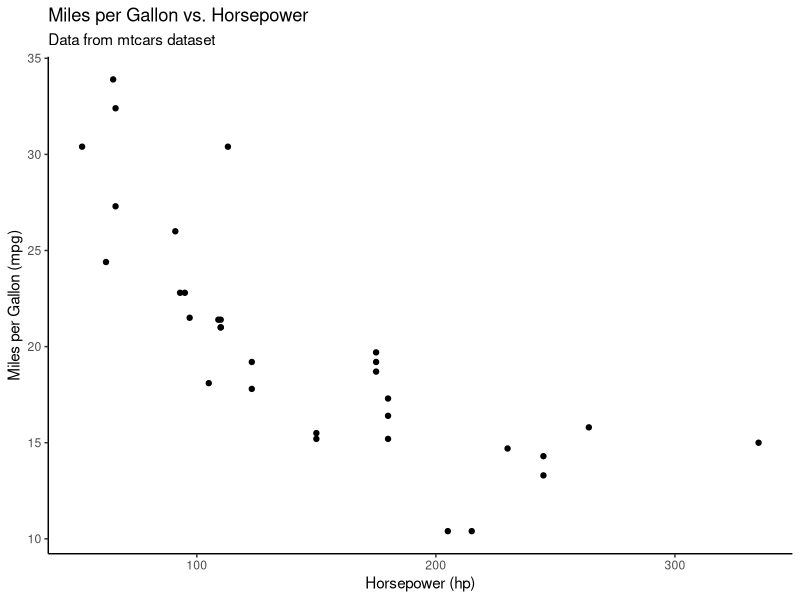

R code for this plot:
## ---- chunk 1
library(ggplot2)

data(mtcars) 

ggplot(mtcars, aes(x = hp, y = mpg)) +
  geom_point() +
    labs(
      title = "Miles per Gallon vs. Horsepower",
      subtitle = "Data from mtcars dataset",
      x = "Horsepower (hp)",
      y = "Miles per Gallon (mpg)"
    ) +
  theme_classic()
## ---- chunk 2
knitr::kable(mtcars[1:5, 1:5])
